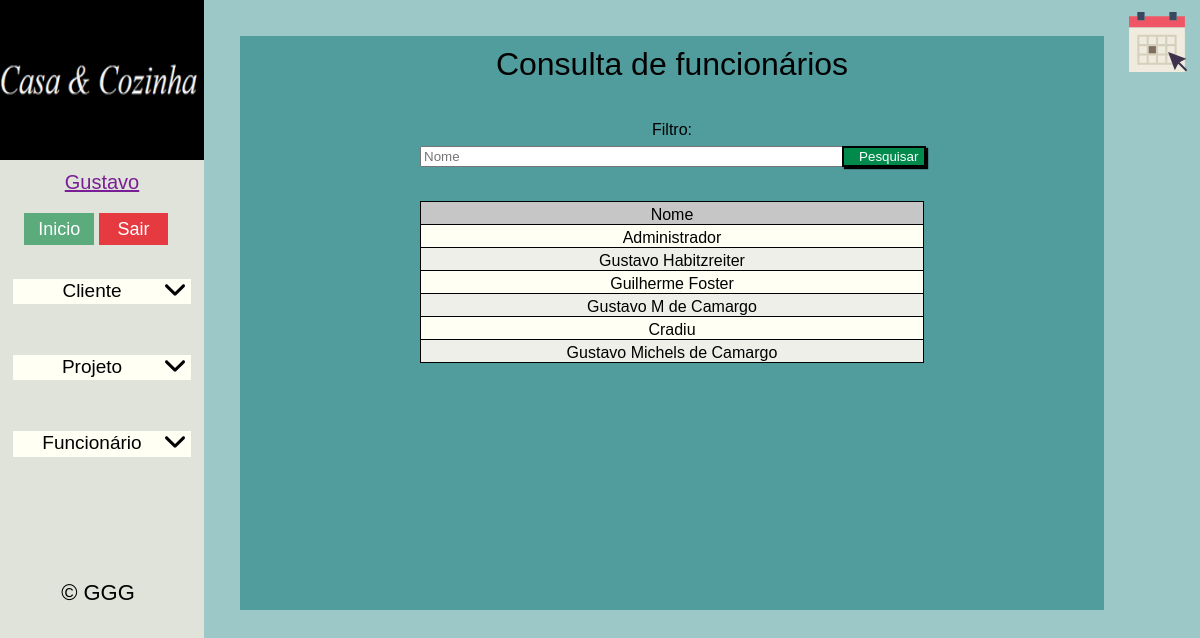
Screenshot of /app/index.php?pas=funcionario&arq=consultas (signed in) with the database file from the repository.
### tables this page shows
CREATE TABLE `funcionarios` (
  `id` tinyint(2) UNSIGNED ZEROFILL NOT NULL COMMENT 'Código de identificação do funcionário.',
  `usuarios_id` tinyint(2) UNSIGNED ZEROFILL NOT NULL COMMENT 'Código de identificação do usuário.',
  `nome` varchar(45) NOT NULL COMMENT 'Nome completo do funcionário.',
  `telefone` bigint(14) NOT NULL COMMENT 'Numero telefonico do funcionário.',
  `email` varchar(100) NOT NULL COMMENT 'Email do funcionário.'
);

### app/sistema/funcionario/funcionario_consultas.php (the view, shortened to what this page needs)
<div>
  <h1 class="h1custom">Consulta de funcionários</h1>
</div>
<div class="funcionario-consulta">
  <?php
    $sql_sel_funcionario = "SELECT nome, id FROM funcionarios";
    $sql_sel_funcionario_preparado = $conexaobd->prepare($sql_sel_funcionario);
    $sql_sel_funcionario_preparado->execute();
  ?>
  <div class = "div-legenda-filtro">
    <p>Filtro:</p>
  </div>
  <div class="centralizado">
    <form action="?pas=funcionario&arq=consultas" method="POST">
      <input type="text" maxlength="" name="fnome" placeholder="Nome"></input>
      <button class="btn-pesquisa" type="submit">Pesquisar</button>
    </form>
  </div>
  <table id="tr-link" class="tabela-consultas-2 tabela-funcionario">
    <thead>
      <tr>
        <th>Nome</th>
      </tr>
    </thead>
    <tbody>
      <?php
        if($sql_sel_funcionario_preparado->rowCount()>0){
          while($sql_sel_funcionario_dados = $sql_sel_funcionario_preparado->fetch()){
            ?>
              <tr href="?pas=funcionario&arq=consultadetalhada&id=<?php echo $sql_sel_funcionario_dados['id']; ?>">
                <td><?php echo $sql_sel_funcionario_dados['nome']; ?></td>
              </tr>
            <?php
          }
        }else{
          ?>
            <tr href="#">
              <td>Nenhum funcionário registrado</td>
            </tr>
          <?php
        }
      ?>
    </tbody>
  </table>
</div>

### rows the page displays
funcionarios: nome "Administrador"
funcionarios: nome "Gustavo Habitzreiter"
funcionarios: nome "Guilherme Foster"
funcionarios: nome "Gustavo M de Camargo"
funcionarios: nome "Cradiu"
funcionarios: nome "Gustavo Michels de Camargo"

### other values shown
$_SESSION['funcionario'] "Gustavo"
